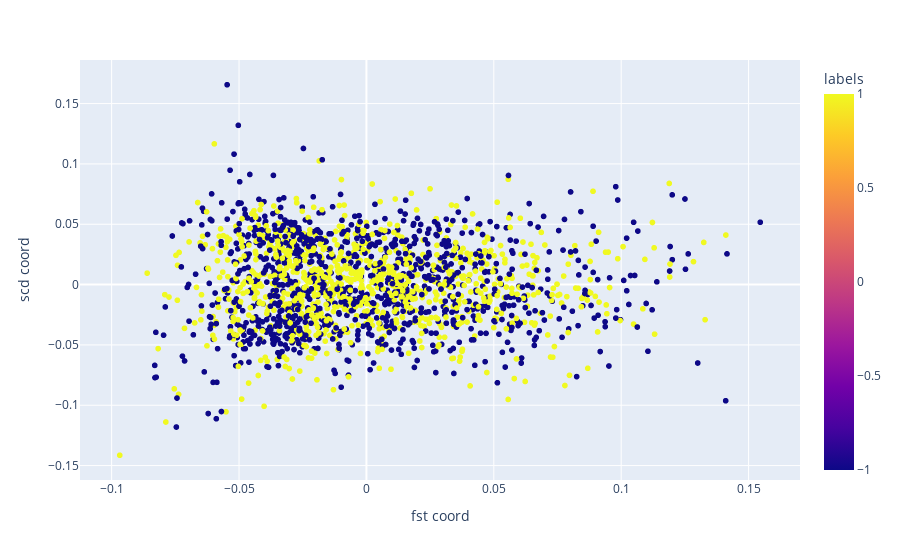

The notebook cell this image was saved under:
### Code cell
px.scatter(Xtr0_mat100_pca, x='fst coord', y='scd coord', color='labels')

### Figure 1 — Plotly figure (JSON) as saved in the notebook; plotly's stock layout.template omitted (floating-point values rounded to 4 significant figures; data arrays with more than 128 entries replaced by an {"elided": "..."} marker saying what was removed)
{"data": [{"hovertemplate": "fst coord=%{x}<br>scd coord=%{y}<br>labels=%{marker.color}<extra></extra>", "legendgroup": "", "marker": {"color": {"elided": "2000 int values"}, "coloraxis": "coloraxis", "symbol": "circle"}, "mode": "markers", "name": "", "showlegend": false, "type": "scattergl", "x": {"elided": "2000 float values"}, "xaxis": "x", "y": {"elided": "2000 float values"}, "yaxis": "y"}], "layout": {"coloraxis": {"colorbar": {"title": {"text": "labels"}}, "colorscale": [[0, "#0d0887"], [0.1111, "#46039f"], [0.2222, "#7201a8"], [0.3333, "#9c179e"], [0.4444, "#bd3786"], [0.5556, "#d8576b"], [0.6667, "#ed7953"], [0.7778, "#fb9f3a"], [0.8889, "#fdca26"], [1, "#f0f921"]]}, "legend": {"tracegroupgap": 0}, "margin": {"t": 60}, "xaxis": {"anchor": "y", "domain": [0, 1], "title": {"text": "fst coord"}}, "yaxis": {"anchor": "x", "domain": [0, 1], "title": {"text": "scd coord"}}}}
